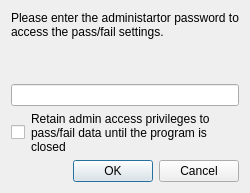
<?xml version="1.0" encoding="UTF-8"?>
<ui version="4.0">
 <class>PasswordDialog</class>
 <widget class="QDialog" name="PasswordDialog">
  <property name="geometry">
   <rect>
    <x>0</x>
    <y>0</y>
    <width>250</width>
    <height>193</height>
   </rect>
  </property>
  <property name="windowTitle">
   <string>Enter Password</string>
  </property>
  <layout class="QVBoxLayout" name="verticalLayout">
   <item>
    <layout class="QGridLayout" name="gridLayout">
     <item row="0" column="0">
      <widget class="QLabel" name="label">
       <property name="text">
        <string>Please enter the administartor password to access the pass/fail settings.</string>
       </property>
       <property name="textFormat">
        <enum>Qt::AutoText</enum>
       </property>
       <property name="alignment">
        <set>Qt::AlignLeading|Qt::AlignLeft|Qt::AlignTop</set>
       </property>
       <property name="wordWrap">
        <bool>true</bool>
       </property>
      </widget>
     </item>
     <item row="1" column="0">
      <widget class="QLineEdit" name="password">
       <property name="echoMode">
        <enum>QLineEdit::Password</enum>
       </property>
      </widget>
     </item>
    </layout>
   </item>
   <item>
    <layout class="QGridLayout" name="gridLayout_2">
     <item row="0" column="0">
      <widget class="QCheckBox" name="checkBox">
       <property name="text">
        <string/>
       </property>
      </widget>
     </item>
     <item row="0" column="1">
      <widget class="QLabel" name="label_2">
       <property name="text">
        <string>Retain admin access privileges to pass/fail data until the program is closed</string>
       </property>
       <property name="wordWrap">
        <bool>true</bool>
       </property>
      </widget>
     </item>
    </layout>
   </item>
   <item>
    <widget class="QDialogButtonBox" name="buttonBox">
     <property name="orientation">
      <enum>Qt::Horizontal</enum>
     </property>
     <property name="standardButtons">
      <set>QDialogButtonBox::Cancel|QDialogButtonBox::Ok</set>
     </property>
    </widget>
   </item>
  </layout>
 </widget>
 <resources/>
 <connections>
  <connection>
   <sender>buttonBox</sender>
   <signal>accepted()</signal>
   <receiver>PasswordDialog</receiver>
   <slot>accept()</slot>
   <hints>
    <hint type="sourcelabel">
     <x>248</x>
     <y>254</y>
    </hint>
    <hint type="destinationlabel">
     <x>157</x>
     <y>274</y>
    </hint>
   </hints>
  </connection>
  <connection>
   <sender>buttonBox</sender>
   <signal>rejected()</signal>
   <receiver>PasswordDialog</receiver>
   <slot>reject()</slot>
   <hints>
    <hint type="sourcelabel">
     <x>316</x>
     <y>260</y>
    </hint>
    <hint type="destinationlabel">
     <x>286</x>
     <y>274</y>
    </hint>
   </hints>
  </connection>
 </connections>
</ui>
